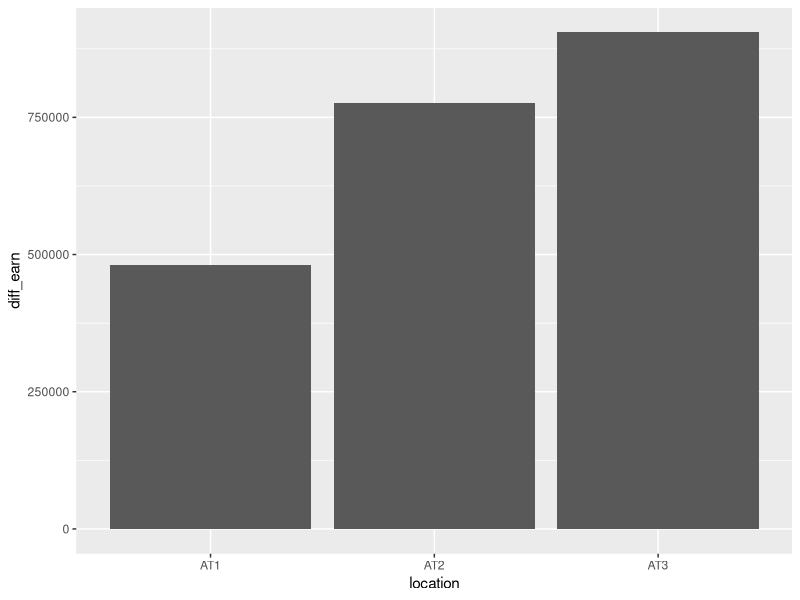
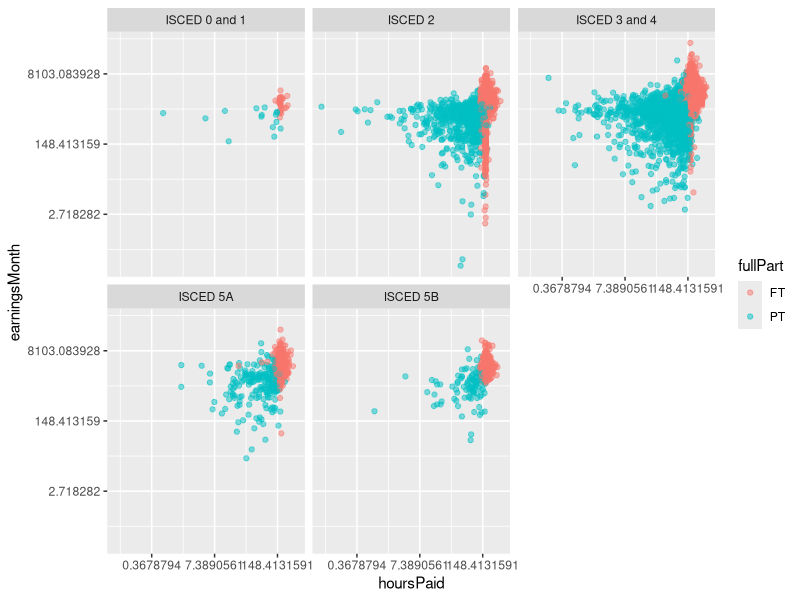
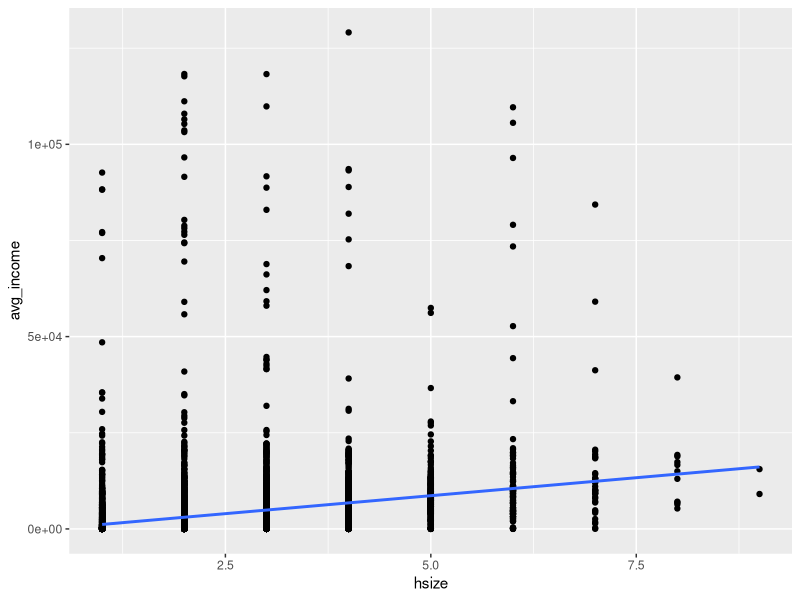
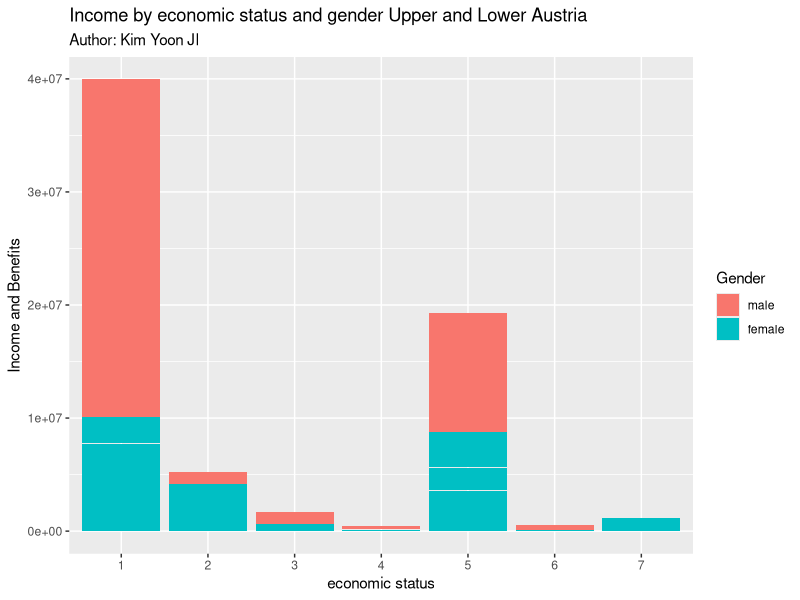

The R script that drew these images, in order:
## ---- chunk 1
knitr::opts_chunk$set(echo = TRUE)
## ---- chunk 2
install.packages("tidyverse")
library(tidyverse)
install.packages("laeken")
library(laeken)
data("ses")
data("eusilc")
library(dplyr)
library(magrittr)
library(ggplot2)
## ---- chunk 3
info <- filter(ses, location == "AT1" & sex == "female"); info
## ---- chunk 4
summarise(group_by(info, age), n())
## ---- chunk 5
at1 <- filter(ses, location == "AT1")
at2 <- filter(ses, location == "AT2")
at3 <- filter(ses, location == "AT3")

rbind(select(filter(at1, min_rank(earnings) == 1),location, earnings, education), select(filter(at1, min_rank(earnings) == max(min_rank(earnings))),location, earnings, education), select(filter(at2, min_rank(earnings) == 1),location, earnings, education), select(filter(at2, min_rank(earnings) == max(min_rank(earnings))),location, earnings, education), select(filter(at3, min_rank(earnings) == 1),location, earnings, education), select(filter(at3, min_rank(earnings) == max(min_rank(earnings))),location, earnings, education))

## ---- chunk 6
avg_earn <- summarise(group_by(ses, location), "avg" = sum(earnings)/length(earnings))

max_earn <- summarise(group_by(ses, location), "max" = max(earnings))

min_earn <- summarise(group_by(ses, location), "min" = min(earnings))

max_min <- inner_join(max_earn, min_earn)
diff_earn <- c(max_min$max - max_min$min)
diff_earn <- sort(diff_earn)

max_min <- cbind(max_min,diff_earn); max_min
## ---- chunk 7
ggplot(max_min, aes(x = location, y = diff_earn)) +
  geom_bar(stat = "identity")
## ---- chunk 8
ggplot(data = ses, mapping = aes(x = hoursPaid, y = earningsMonth, col = fullPart)) +
  facet_wrap(~education) +
  scale_x_continuous(trans = "log") +
  scale_y_continuous(trans = "log") +
  geom_point(alpha = 0.5)
## ---- chunk 9
data("eusilc")
help(eusilc)
## ---- chunk 10
select(filter(eusilc, age < 0), age)
for (i in 1:length(eusilc$age)) {
  if (eusilc$age[i] < 0) {
    eusilc$age[i] <- 0
  }
}
## ---- chunk 11
cash_income <- select(filter(eusilc, py010n > 0), pb220a, py010n)
unemployment_benefit <- select(filter(eusilc, py090n > 0), pb220a, py090n)

group_citizen_cash <- group_by(cash_income, pb220a)
group_citizen_unben <- group_by(unemployment_benefit, pb220a)

max_min_avg <- cbind(select(summarise(group_citizen_cash, "max.cash.income" = max(py010n)),pb220a,max.cash.income), select(summarise(group_citizen_cash, "min.cash.income" = min(py010n)), min.cash.income), select(summarise(group_citizen_cash, "avg.cash.income" = sum(py010n)/length(py010n)), avg.cash.income), select(summarise(group_citizen_unben, "max.unemployment.benefit" = max(py090n)), max.unemployment.benefit), select(summarise(group_citizen_unben, "min.unemployment.benefit" = min(py090n)), min.unemployment.benefit), select(summarise(group_citizen_unben, "avg.unemployment.benefit" = sum(py090n)/length(py090n)),avg.unemployment.benefit)); max_min_avg
## ---- chunk 12
group_eco_stat <- group_by(na.omit(eusilc), pl030)

ALL <- select(filter(group_eco_stat, py110n > 0 & py120n > 0 & py130n > 0), pl030, rb030)
nrow(ALL)

two_1 <- select(filter(group_eco_stat, py110n > 0 & py120n > 0 & py130n == 0), pl030, rb030)
two_2 <- select(filter(group_eco_stat, py110n > 0 & py120n == 0 & py130n > 0), pl030, rb030)
two_3 <- select(filter(group_eco_stat, py110n == 0 & py120n > 0 & py130n > 0), pl030, rb030)
TWO <- rbind(two_1, two_2, two_3)
nrow(TWO)


one_1 <- select(filter(group_eco_stat, py110n > 0 & py120n == 0 & py130n == 0), pl030, rb030)
one_2 <- select(filter(group_eco_stat, py110n == 0 & py120n > 0 & py130n == 0), pl030, rb030)
one_3 <- select(filter(group_eco_stat, py110n == 0 & py120n == 0 & py130n > 0), pl030, rb030)
ONE <- rbind(one_1, one_2, one_3)
nrow(ONE)

TOTAL <- rbind(ALL, ONE, TWO)
nrow(TOTAL)

summarise(ONE, "num of people" = length(pl030))
summarise(TWO, "num of people" = length(pl030))
summarise(TOTAL, "num of people" = length(pl030))
## ---- chunk 13
group_household <- group_by(eusilc, db030)
have_total <- mutate(group_household, total_income = sum(hy040n, hy050n, hy070n, hy080n, hy090n,hy110n, hy130n))
avg_income <- unique(select(mutate(group_by(have_total, db030), avg_income = total_income/length(db030)), db030, avg_income))
## ---- chunk 14
df <- unique(select(mutate(group_by(have_total, db030), avg_income = total_income/hsize), db030, hsize, avg_income))

df %>% ggplot() + geom_point() + geom_smooth(method = lm, se = F) + aes(x = hsize, y = avg_income)
## ---- chunk 15
fit1 <- lm(hsize ~ avg_income, data = df)
summary(fit1)
## ---- chunk 16
AU <- filter(eusilc, db040 == "Upper Austria" | db040 == "Lower Austria")
AU <- na.omit(AU)

AU <- mutate(group_by(AU, rb030), pIncome = sum(py010n, py050n, py090n, py100n, py110n, py120n, py130n, py140n))

AU %>% ggplot() + geom_bar(position = "stack", stat = "identity") + aes(x = pl030, y = pIncome, fill = rb090) +labs(x = "economic status", y = "Income and Benefits", condition = "gender", subtitle = "Author: Kim Yoon JI", title = "Income by economic status and gender Upper and Lower Austria", fill = "Gender")
## ---- chunk 17
summary(lm(pIncome ~ pl030, data = AU))
